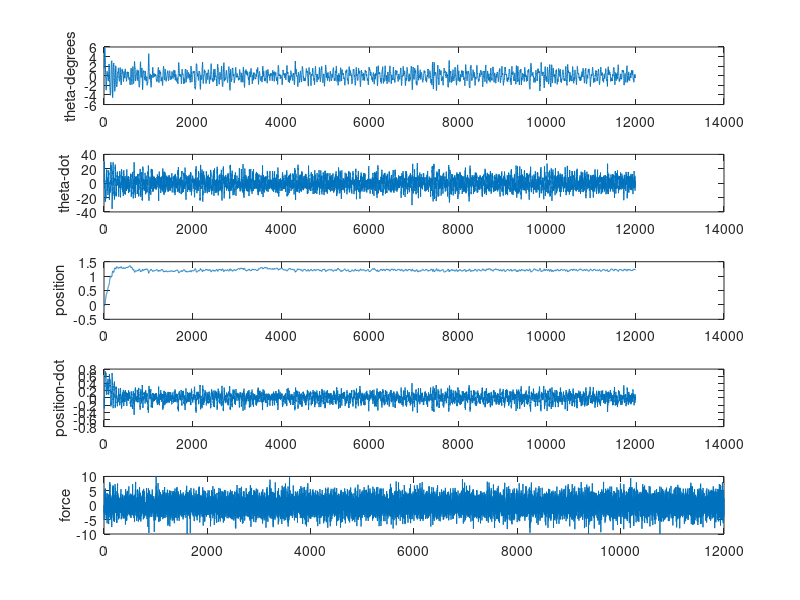

Reproduce this figure in MATLAB.
disp('Begining.... RLS_TD_CartPole_Final');
%--------------learning parameter definition------------
beta = 0.5; %learning rate of actor
gamma = 0.95;  %discount rate
lambda = 0.6;  %td lambda
mu = 1;     %fogetting rate of RLS
eta = 0.2;  %to initialize P0 = eta * I
k1 = 0.4;   k2 = 0.5;   %param for devariance of normal distribution
%-------------CartPole system definition--------------------------
g=9.8;	length=0.5;
m_cart=1.0;		m_pend=0.1;
total_m = m_cart + m_pend;
momt_pend = m_pend*length;
mu_c = 0.0005;	mu_p = 0.000002;    %friction coefficiency
num_state = 4;
tstep = 0.02;   %time step for simulation

initrange = 0.05;
deg2rad = pi / 180;     rad2deg = 180 / pi; %unit conversion
lower_range = [-12*deg2rad -50*deg2rad -2.4 -1];
higher_range = [12*deg2rad 50*deg2rad 2.4 1];
Max_Theta = 12*deg2rad; Max_Pos = 2.4;
%--------------CMAC network custimization---------------
num_c_tiling = 4;	num_c_partition = 7;	num_c_input = 4; 	num_c_memory = 30; %critic
num_a_tiling = 4;	num_a_partition = 7;	num_a_input = 4;	num_a_memory = 80; %actor
%-----------------Initialization of CMAC network---------------------------
c_interval = (higher_range - lower_range) / num_c_partition;    %intervals for a tiling
c_offset = (0:(num_c_tiling-1)) / num_c_tiling;
tempmx1 = [];   tempmx2 = [];   %temporary matrix variable
for ii = 1:num_c_input
    tempmx1 = [tempmx1 c_offset'];
end
for ii = 1:num_c_tiling
    tempmx2 = [tempmx2; c_interval];
end
c_interval = tempmx2;   %intervals for all tilings
c_offset = tempmx1 .* c_interval;  %finish defining the CMAC tiling's offset
c_num_tiles_per_tiling = num_c_partition^(num_c_input); %number of unit of a tiling

a_interval = (higher_range - lower_range) / num_a_partition;
a_offset = (0:(num_a_tiling-1)) / num_a_tiling;
tempmx1 = [];   tempmx2 = [];   %temporary matrix variable
for ii = 1:num_a_input
    tempmx1 = [tempmx1 a_offset'];
end
for ii = 1:num_a_tiling
    tempmx2 = [tempmx2; a_interval];
end
a_interval = tempmx2;
a_offset = tempmx1 .* a_interval;  %finish defining the CMAC tiling's offset
a_num_tiles_per_tiling = num_a_partition^(num_a_input);

%----------------Allocate the matrix of variables-----------------
c_state = zeros(1,num_c_input);
c_active = zeros(num_c_tiling, num_c_input);
a_state = zeros(1,num_a_input);
a_active = zeros(num_a_tiling, num_a_input);

MaxRuns = 1;
for run = 1:MaxRuns
%-----------------Initialization of variables for each run----------------
    c_weight = zeros(num_c_memory,1);
    a_weight = zeros(num_a_memory,1);
    zt = zeros(num_c_memory,1);     %eligibility trace of critic
    P = eta*eye(num_c_memory);      %RLS variable,  variance matrix
	%initialize System state
    s = rand(1,num_state)*initrange;
	theta = s(1);	theta_vel = s(2);	pos = s(3);		vel = s(4);
	
    trials = 1;
    steps = 0;
    %for recording 
        xx = [];
        ff = [];
    MaxTrials = 200;
	while trials <= MaxTrials
		%----------Calculation of actor output---------------
		a_state = [theta theta_vel pos vel] - lower_range;        
        tempmx1 = [];
        for ii = 1:num_a_tiling
            tempmx1 = [tempmx1; a_state];
        end
		a_active = ceil((tempmx1 - a_offset) ./ a_interval);    %active tile in each tiling
        %Hashing of CMAC network
		a_feature = zeros(num_a_memory,1);
		aa = 0;
		for i = 1:num_a_tiling
            aa = (i-1) * a_num_tiles_per_tiling;
			for j = 1:num_a_input
                if a_active(i,j) <= num_a_partition & a_active(i,j) > 0
    				aa = aa + a_active(i,j) - 1 + num_a_partition^(num_a_input - j);
                end
			end
			aa = rem(aa, num_a_memory) + 1;
			a_feature(aa) = 1;
		end
		y_hat = a_feature' * a_weight;
		
		%------------------Calculation of V(s(t))---------------------------------------
		c_state = [theta theta_vel pos vel] - lower_range;
		tempmx1 = [];
        for ii = 1:num_c_tiling
            tempmx1 = [tempmx1; c_state];
        end
		c_active = ceil((tempmx1 - c_offset) ./ c_interval);
		c_feature = zeros(num_c_memory,1);
		aa = 0;
		for i = 1:num_c_tiling
            aa = (i-1) * c_num_tiles_per_tiling;
			for j = 1:num_c_input
                if c_active(i,j) <= num_c_partition & c_active(i,j) > 0
    				aa = aa + c_active(i,j) - 1 + num_c_partition^(num_c_input - j);
                end
			end
			aa = rem(aa, num_c_memory) + 1;
			c_feature(aa) = 1;
        end		
        
        
		V_t = c_feature' * c_weight;
		
		%calculate according to distribution
		sigma = k1 / (1 + exp(k2*V_t));
		y_t = randn(1,1)*sigma + y_hat;		%actual control action
		
        %---------------Simulation of CartPole system, using Euler method-------------------
        force = y_t * 10;
		if force > 10
			force = 10;
		elseif force < -10
		    force = -10;
        end
		hforce = momt_pend * (theta_vel^2) * sin(theta);
		part_num = -force - hforce + mu_c * sign(vel);
		denom_ang_vel = length * (4/3 - m_pend * ((cos(theta))^2) / total_m);
		num_ang_vel = g*sin(theta) + cos(theta) * part_num / total_m - mu_p * theta_vel / momt_pend;		
		dxdt1 = theta_vel;
		dxdt2 = num_ang_vel / denom_ang_vel;
		num_vel= force + hforce - momt_pend * dxdt2 * cos(theta) - mu_c * sign(vel);		
		dxdt3 = vel;
		dxdt4 = num_vel / total_m;        
		theta = theta + tstep * dxdt1;
		theta_vel = theta_vel + tstep * dxdt2;
		pos = pos + tstep * dxdt3;
		vel = vel + tstep * dxdt4;
        
        %-------------Generate the reward---------------------------------------------------
        if abs(theta) > Max_Theta | abs(pos) > Max_Pos
            rt = -1;
            failed = 1;
        else
            rt = 0;
            failed = 0;
        end
        %--------------Calculation of V(s(t+1))--------------------------------------------
        if failed == 0
			c_state = [theta theta_vel pos vel] - lower_range;			
            tempmx1 = [];
            for ii = 1:num_c_tiling
                tempmx1 = [tempmx1; c_state];
            end
			c_active = ceil((tempmx1 - c_offset) ./ c_interval);
			c_feature_new = zeros(num_c_memory,1);
			aa = 0;
			for i = 1:num_c_tiling
	            aa = (i-1) * c_num_tiles_per_tiling;
				for j = 1:num_c_input
	                if c_active(i,j) <= num_c_partition & c_active(i,j) > 0
	    				aa = aa + c_active(i,j) - 1 + num_c_partition^(num_c_input - j);
	                end
				end
				aa = rem(aa, num_c_memory) + 1;
				c_feature_new(aa) = 1;
	        end		
			V_t_new = c_feature_new' * c_weight;
		else    %if fails, V(s) = 0
			V_t_new = 0;
			c_feature_new = zeros(num_c_memory,1);
		end
        
        %----------Eligibility trace update -------------------------
        zt = gamma*lambda*zt + c_feature;
        %----------TD error------------------------------------------
        r_hat = rt + gamma * V_t_new - V_t;
        %----------Critic update, using RLS_TD(lambda) method--------
        FeatureVector = c_feature' - gamma*c_feature_new';
        tt2 = FeatureVector * P * zt;
        K = P * zt / (mu + tt2);
        c_weight = c_weight + K * r_hat;
        P = P -K*FeatureVector*P;
        P = P / mu;        
        % ---------Critic update, using Kernel LS-TD
        
        
        
        %----------Actor update, using policy gradient
        policygradient = r_hat * (y_t - y_hat) / sigma;
        a_weight = a_weight + beta * policygradient * a_feature / num_a_tiling;
        %----------Next state---------------
        steps = steps + 1;
        ss = [theta theta_vel pos vel];
        xx = [xx; ss];
        ff = [ff; force];
        
        %if failed
        if failed == 1
            if trials == MaxTrials
                figure
                subplot(5,1,1);
                plot(xx(:,1)*rad2deg);
                subplot(5,1,2);
                plot(xx(:,2)*rad2deg);
                subplot(5,1,3);
                plot(xx(:,3));
                subplot(5,1,4);
                plot(xx(:,4));
                subplot(5,1,5);
                plot(ff);
            end
            %------Re-initilization of CartPole state
            s = rand(1,num_state)*initrange;
        	theta = s(1);	theta_vel = s(2);
        	pos = s(3);		vel = s(4);            
            zt = zt*0;  %clear eligibility trace
            xx = [s];
            ff = [];
            if MaxRuns > 1
                if rem(trials,20) == 0 
                    disp(['Trial #' num2str(trials) ' has ' num2str(steps) ' steps...']);
                end
            else
                disp(['Trial #' num2str(trials) ' has ' num2str(steps) ' steps...']);
            end
            steps = 0;
            trials = trials + 1;
        elseif steps >= 12000
            disp(['Success: Trial #' num2str(trials) ' has ' num2str(steps) ' steps...']);
            figure
            subplot(5,1,1);
            plot(xx(:,1)*rad2deg);
            ylabel('theta-degrees');
            subplot(5,1,2);
            plot(xx(:,2)*rad2deg);
            ylabel('theta-dot');
            subplot(5,1,3);
            plot(xx(:,3));
            ylabel('position');
            subplot(5,1,4);
            plot(xx(:,4));
            ylabel('position-dot');
            subplot(5,1,5);
            plot(ff);
            ylabel('force');
            break;      %end training
        elseif rem(steps,10000) == 0
            disp(['It is ' num2str(steps) ' step now...']);
        end
    end %end of "while "
end    